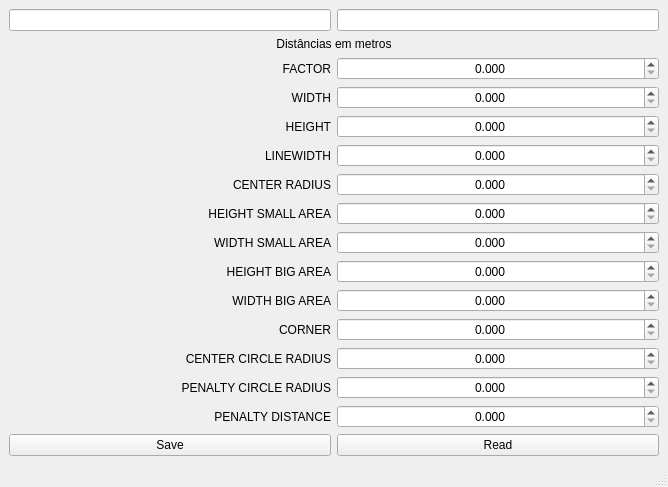
<?xml version="1.0" encoding="UTF-8"?>
<ui version="4.0">
 <class>FieldEdit</class>
 <widget class="QMainWindow" name="FieldEdit">
  <property name="geometry">
   <rect>
    <x>0</x>
    <y>0</y>
    <width>668</width>
    <height>465</height>
   </rect>
  </property>
  <property name="windowTitle">
   <string>MainWindow</string>
  </property>
  <widget class="QWidget" name="centralwidget">
   <layout class="QGridLayout" name="gridLayout">
    <item row="0" column="0">
     <widget class="QLineEdit" name="tbFieldName"/>
    </item>
    <item row="0" column="1">
     <widget class="QLineEdit" name="tbFieldYear"/>
    </item>
    <item row="1" column="0" colspan="2">
     <widget class="QLabel" name="label_2">
      <property name="text">
       <string>Distâncias em metros</string>
      </property>
      <property name="alignment">
       <set>Qt::AlignCenter</set>
      </property>
     </widget>
    </item>
    <item row="2" column="0">
     <widget class="QLabel" name="label_5">
      <property name="text">
       <string>FACTOR</string>
      </property>
      <property name="alignment">
       <set>Qt::AlignRight|Qt::AlignTrailing|Qt::AlignVCenter</set>
      </property>
     </widget>
    </item>
    <item row="2" column="1">
     <widget class="QDoubleSpinBox" name="sFactor">
      <property name="alignment">
       <set>Qt::AlignCenter</set>
      </property>
      <property name="decimals">
       <number>3</number>
      </property>
      <property name="singleStep">
       <double>0.100000000000000</double>
      </property>
     </widget>
    </item>
    <item row="3" column="0">
     <widget class="QLabel" name="label">
      <property name="text">
       <string>WIDTH</string>
      </property>
      <property name="alignment">
       <set>Qt::AlignRight|Qt::AlignTrailing|Qt::AlignVCenter</set>
      </property>
     </widget>
    </item>
    <item row="3" column="1">
     <widget class="QDoubleSpinBox" name="sWidth">
      <property name="alignment">
       <set>Qt::AlignCenter</set>
      </property>
      <property name="decimals">
       <number>3</number>
      </property>
      <property name="singleStep">
       <double>0.100000000000000</double>
      </property>
     </widget>
    </item>
    <item row="4" column="0">
     <widget class="QLabel" name="label_3">
      <property name="text">
       <string>HEIGHT</string>
      </property>
      <property name="alignment">
       <set>Qt::AlignRight|Qt::AlignTrailing|Qt::AlignVCenter</set>
      </property>
     </widget>
    </item>
    <item row="4" column="1">
     <widget class="QDoubleSpinBox" name="sHeight">
      <property name="alignment">
       <set>Qt::AlignCenter</set>
      </property>
      <property name="decimals">
       <number>3</number>
      </property>
      <property name="singleStep">
       <double>0.100000000000000</double>
      </property>
     </widget>
    </item>
    <item row="5" column="0">
     <widget class="QLabel" name="label_4">
      <property name="text">
       <string>LINEWIDTH</string>
      </property>
      <property name="alignment">
       <set>Qt::AlignRight|Qt::AlignTrailing|Qt::AlignVCenter</set>
      </property>
     </widget>
    </item>
    <item row="5" column="1">
     <widget class="QDoubleSpinBox" name="sLineWdth">
      <property name="alignment">
       <set>Qt::AlignCenter</set>
      </property>
      <property name="decimals">
       <number>3</number>
      </property>
      <property name="singleStep">
       <double>0.100000000000000</double>
      </property>
     </widget>
    </item>
    <item row="6" column="0">
     <widget class="QLabel" name="lb">
      <property name="text">
       <string>CENTER RADIUS</string>
      </property>
      <property name="alignment">
       <set>Qt::AlignRight|Qt::AlignTrailing|Qt::AlignVCenter</set>
      </property>
     </widget>
    </item>
    <item row="6" column="1">
     <widget class="QDoubleSpinBox" name="sCenterRadius">
      <property name="alignment">
       <set>Qt::AlignCenter</set>
      </property>
      <property name="decimals">
       <number>3</number>
      </property>
      <property name="singleStep">
       <double>0.100000000000000</double>
      </property>
     </widget>
    </item>
    <item row="7" column="0">
     <widget class="QLabel" name="label_6">
      <property name="text">
       <string>HEIGHT SMALL AREA</string>
      </property>
      <property name="alignment">
       <set>Qt::AlignRight|Qt::AlignTrailing|Qt::AlignVCenter</set>
      </property>
     </widget>
    </item>
    <item row="7" column="1">
     <widget class="QDoubleSpinBox" name="sHeigthSmall">
      <property name="alignment">
       <set>Qt::AlignCenter</set>
      </property>
      <property name="decimals">
       <number>3</number>
      </property>
      <property name="singleStep">
       <double>0.100000000000000</double>
      </property>
     </widget>
    </item>
    <item row="8" column="0">
     <widget class="QLabel" name="label_7">
      <property name="text">
       <string>WIDTH SMALL AREA</string>
      </property>
      <property name="alignment">
       <set>Qt::AlignRight|Qt::AlignTrailing|Qt::AlignVCenter</set>
      </property>
     </widget>
    </item>
    <item row="8" column="1">
     <widget class="QDoubleSpinBox" name="sWidthSmall">
      <property name="alignment">
       <set>Qt::AlignCenter</set>
      </property>
      <property name="decimals">
       <number>3</number>
      </property>
      <property name="singleStep">
       <double>0.100000000000000</double>
      </property>
     </widget>
    </item>
    <item row="9" column="0">
     <widget class="QLabel" name="label_8">
      <property name="text">
       <string>HEIGHT BIG AREA</string>
      </property>
      <property name="alignment">
       <set>Qt::AlignRight|Qt::AlignTrailing|Qt::AlignVCenter</set>
      </property>
     </widget>
    </item>
    <item row="9" column="1">
     <widget class="QDoubleSpinBox" name="sHeigthBig">
      <property name="alignment">
       <set>Qt::AlignCenter</set>
      </property>
      <property name="decimals">
       <number>3</number>
      </property>
      <property name="singleStep">
       <double>0.100000000000000</double>
      </property>
     </widget>
    </item>
    <item row="10" column="0">
     <widget class="QLabel" name="label_9">
      <property name="text">
       <string>WIDTH BIG AREA</string>
      </property>
      <property name="alignment">
       <set>Qt::AlignRight|Qt::AlignTrailing|Qt::AlignVCenter</set>
      </property>
     </widget>
    </item>
    <item row="10" column="1">
     <widget class="QDoubleSpinBox" name="sWidthBig">
      <property name="alignment">
       <set>Qt::AlignCenter</set>
      </property>
      <property name="decimals">
       <number>3</number>
      </property>
      <property name="singleStep">
       <double>0.100000000000000</double>
      </property>
     </widget>
    </item>
    <item row="11" column="0">
     <widget class="QLabel" name="label_10">
      <property name="text">
       <string>CORNER</string>
      </property>
      <property name="alignment">
       <set>Qt::AlignRight|Qt::AlignTrailing|Qt::AlignVCenter</set>
      </property>
     </widget>
    </item>
    <item row="11" column="1">
     <widget class="QDoubleSpinBox" name="sCorner">
      <property name="alignment">
       <set>Qt::AlignCenter</set>
      </property>
      <property name="decimals">
       <number>3</number>
      </property>
      <property name="singleStep">
       <double>0.100000000000000</double>
      </property>
     </widget>
    </item>
    <item row="12" column="0">
     <widget class="QLabel" name="label_11">
      <property name="text">
       <string>CENTER CIRCLE RADIUS</string>
      </property>
      <property name="alignment">
       <set>Qt::AlignRight|Qt::AlignTrailing|Qt::AlignVCenter</set>
      </property>
     </widget>
    </item>
    <item row="12" column="1">
     <widget class="QDoubleSpinBox" name="sCenterCircleDiameter">
      <property name="alignment">
       <set>Qt::AlignCenter</set>
      </property>
      <property name="decimals">
       <number>3</number>
      </property>
      <property name="singleStep">
       <double>0.100000000000000</double>
      </property>
     </widget>
    </item>
    <item row="13" column="0">
     <widget class="QLabel" name="label_12">
      <property name="text">
       <string>PENALTY CIRCLE RADIUS</string>
      </property>
      <property name="alignment">
       <set>Qt::AlignRight|Qt::AlignTrailing|Qt::AlignVCenter</set>
      </property>
     </widget>
    </item>
    <item row="13" column="1">
     <widget class="QDoubleSpinBox" name="sPenaltyCircleDiameter">
      <property name="alignment">
       <set>Qt::AlignCenter</set>
      </property>
      <property name="decimals">
       <number>3</number>
      </property>
      <property name="singleStep">
       <double>0.100000000000000</double>
      </property>
     </widget>
    </item>
    <item row="14" column="0">
     <widget class="QLabel" name="label_13">
      <property name="text">
       <string>PENALTY DISTANCE</string>
      </property>
      <property name="alignment">
       <set>Qt::AlignRight|Qt::AlignTrailing|Qt::AlignVCenter</set>
      </property>
     </widget>
    </item>
    <item row="14" column="1">
     <widget class="QDoubleSpinBox" name="sPenaltyDistance">
      <property name="alignment">
       <set>Qt::AlignCenter</set>
      </property>
      <property name="decimals">
       <number>3</number>
      </property>
      <property name="singleStep">
       <double>0.100000000000000</double>
      </property>
     </widget>
    </item>
    <item row="15" column="0">
     <widget class="QPushButton" name="btSave">
      <property name="text">
       <string>Save</string>
      </property>
     </widget>
    </item>
    <item row="15" column="1">
     <widget class="QPushButton" name="btRead">
      <property name="text">
       <string>Read</string>
      </property>
     </widget>
    </item>
   </layout>
  </widget>
  <widget class="QMenuBar" name="menubar">
   <property name="geometry">
    <rect>
     <x>0</x>
     <y>0</y>
     <width>668</width>
     <height>21</height>
    </rect>
   </property>
  </widget>
  <widget class="QStatusBar" name="statusbar"/>
 </widget>
 <resources/>
 <connections/>
</ui>
